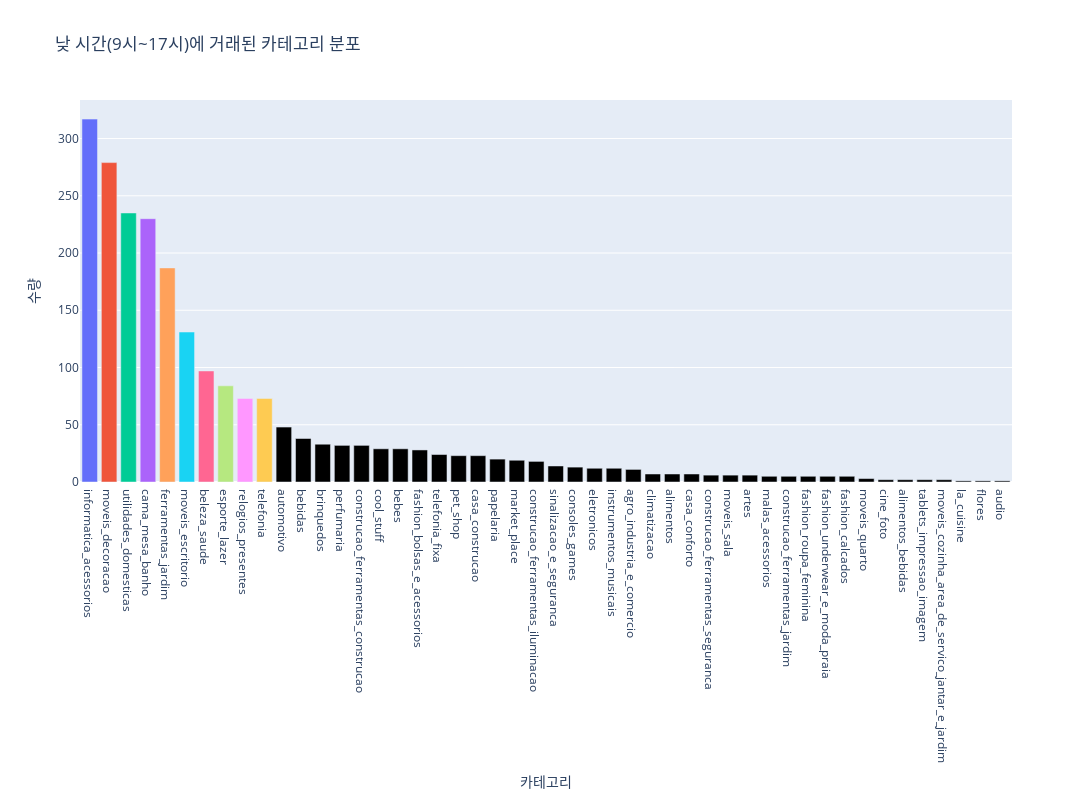

Write notebook code for a chart like this one.
### Markdown cell above
#### 낮 시간(9시~17시)에 거래된 카테고리를 분석

### Code cell
# 낮 시간(9시~17시)에 거래된 카테고리를 분석
daytime_data = repeat_customer_data[(repeat_customer_data['order_purchase_hour'] >= 9) & (repeat_customer_data['order_purchase_hour'] <= 17)]
daytime_category_count = daytime_data['product_category_name'].value_counts().reset_index()
daytime_category_count = daytime_category_count.rename(columns={'index': 'product_category_name', 'product_category_name': 'product_category_name'})
daytime_category_count

# 낮 시간(9시~17시)에 거래된 카테고리를 시각화
fig = go.Figure()

# 낮 시간에 거래된 카테고리에 대한 막대 그래프 생성
fig.add_trace(go.Bar(
    x=daytime_category_count['product_category_name'],
    y=daytime_category_count['count'],
    marker_color= px.colors.qualitative.Plotly
))

# 레이아웃 설정
fig.update_layout(
    title='낮 시간(9시~17시)에 거래된 카테고리 분포',
    xaxis_title='카테고리',
    yaxis_title='수량',
    # 크기 조정
    width=1600,
    height=800
)
fig.show()

### Figure 1 — Plotly figure (JSON) as saved in the notebook; plotly's stock layout.template omitted (floating-point values rounded to 4 significant figures)
{"data": [{"marker": {"color": ["#636EFA", "#EF553B", "#00CC96", "#AB63FA", "#FFA15A", "#19D3F3", "#FF6692", "#B6E880", "#FF97FF", "#FECB52"]}, "type": "bar", "x": ["informatica_acessorios", "moveis_decoracao", "utilidades_domesticas", "cama_mesa_banho", "ferramentas_jardim", "moveis_escritorio", "beleza_saude", "esporte_lazer", "relogios_presentes", "telefonia", "automotivo", "bebidas", "brinquedos", "perfumaria", "construcao_ferramentas_construcao", "cool_stuff", "bebes", "fashion_bolsas_e_acessorios", "telefonia_fixa", "pet_shop", "casa_construcao", "papelaria", "market_place", "construcao_ferramentas_iluminacao", "sinalizacao_e_seguranca", "consoles_games", "eletronicos", "instrumentos_musicais", "agro_industria_e_comercio", "climatizacao", "alimentos", "casa_conforto", "construcao_ferramentas_seguranca", "moveis_sala", "artes", "malas_acessorios", "construcao_ferramentas_jardim", "fashion_roupa_feminina", "fashion_underwear_e_moda_praia", "fashion_calcados", "moveis_quarto", "cine_foto", "alimentos_bebidas", "tablets_impressao_imagem", "moveis_cozinha_area_de_servico_jantar_e_jardim", "la_cuisine", "flores", "audio"], "y": [317, 279, 235, 230, 187, 131, 97, 84, 73, 73, 48, 38, 33, 32, 32, 29, 29, 28, 24, 23, 23, 20, 19, 18, 14, 13, 12, 12, 11, 7, 7, 7, 6, 6, 6, 5, 5, 5, 5, 5, 3, 2, 2, 2, 2, 1, 1, 1]}], "layout": {"height": 800, "title": {"text": "낮 시간(9시~17시)에 거래된 카테고리 분포"}, "width": 1600, "xaxis": {"title": {"text": "카테고리"}}, "yaxis": {"title": {"text": "수량"}}}}
